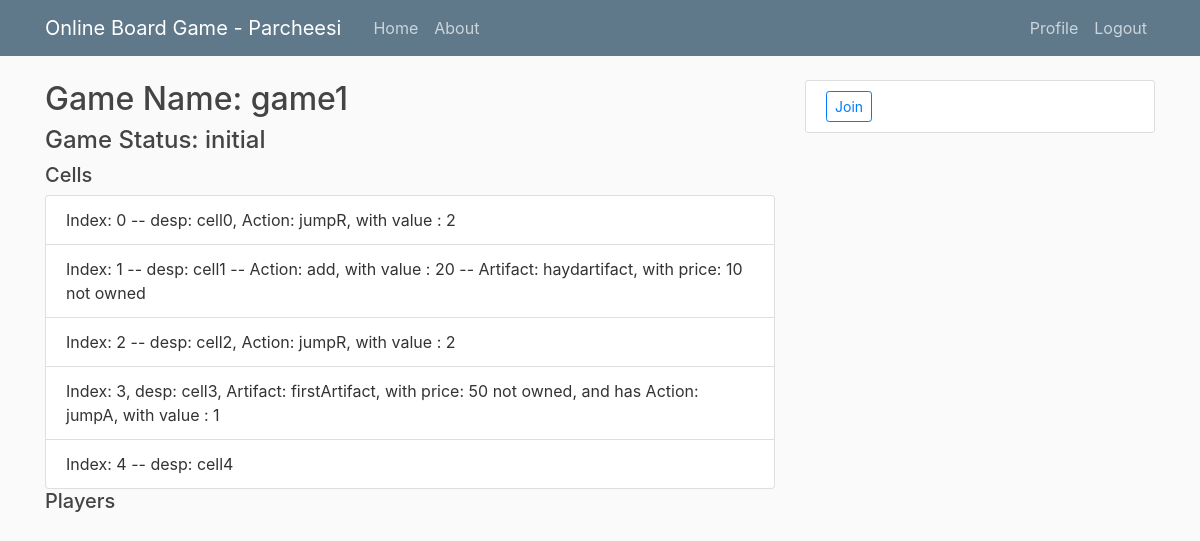
Screenshot of /1/details/ (signed in) with the database file from the repository.
### game/models.py (models this page shows, shortened)
class Game(models.Model):
    name = models.CharField(max_length=50)
    dice = models.IntegerField(default=3)
    is_cycle_enabled = models.BooleanField(default=False)
    cycle_value = models.IntegerField(default=0)
    credit = models.IntegerField(default=100)
    current_player_id = models.IntegerField(default=0)
    current_round = models.IntegerField(default=0)
    winner = models.ForeignKey(User, related_name='winner', null=True, blank=True, on_delete=models.PROTECT)
    game_ended = models.BooleanField(default=False)
    created = models.DateTimeField(auto_now_add=True)
    modified = models.DateTimeField(auto_now=True)
    termination_condition = models.CharField(max_length=20)
    termination_value = models.IntegerField(default=0)
    ready_player_count = models.IntegerField(default=0,null=True)
    player_count = models.IntegerField(default=0)
    game_status = models.CharField(max_length=30,default="initial")
    cell_count = models.IntegerField(default=0)
    def getGameCells(self):
        return self.cell_set.all()
    def getGamePlayers(self):
        return self.player_set.all()

class Cell(models.Model):
    cell_index = models.IntegerField(default=0)
    description = models.CharField(max_length=100)
    action = models.ForeignKey(Action, blank=True, null=True, on_delete=models.PROTECT)
    artifact = models.ForeignKey(Artifact, on_delete=models.PROTECT, null=True, blank=True)
    game = models.ForeignKey(Game, blank=False, null=False, on_delete=models.CASCADE)
    def __str__(self):
        if self.action is None:
            if self.artifact is None:
                return "Index: {} -- desp: {}".format(self.cell_index, self.description)
            else:
                return "Index: {}, desp: {}, {}".format(self.cell_index, self.description, self.artifact)
            return "Index: {} -- desp: {}".format(self.cell_index, self.description)
        else:
            if self.artifact is None:
                return "Index: {} -- desp: {}, {}".format(self.cell_index, self.description,self.action)
            else:
                return "Index: {} -- desp: {} -- {} -- {}".format(self.cell_index, self.description, self.action, self.artifact)
            return "Index: {} -- desp: {}".format(self.cell_index, self.description)
        return "Index: {} -- desp: {}".format(self.cell_index, self.description)

class Action(models.Model):
    name = models.ForeignKey(ActionName, on_delete=models.PROTECT)
    value = models.IntegerField(default=0)
    player_id = models.IntegerField(default=0, null=True, blank=True) #TODO: Bunu user pk lari ile uyumlu hale getirmek lazim
    def __str__(self):
        if self.name == "pay":
            return "Action: {} to the player {}, with value: {}".format(self.name, self.value, self.player_id)
        else:
            return "Action: {}, with value : {}".format(self.name, self.value)

class ActionName(models.Model):
    name = models.CharField(max_length=20)
    def __str__(self):
        return self.name

class Artifact(models.Model):
    name = models.CharField(max_length=20)
    owned = models.BooleanField(default=False)
    player = models.ForeignKey(Player, on_delete=models.PROTECT, blank=True, null=True)
    price = models.IntegerField(default=0)
    action = models.ForeignKey(Action, blank=True, null=True, on_delete=models.PROTECT)
    def __str__(self):
        if self.owned:
            if self.action is None:
                return "Artifact: {}, with price: {}, owned by {}".format(self.name, self.price, self.player.name)
            else:
                return "Artifact: {}, with price: {} owned by {}, and has {}".format(self.name, self.price, self.player.name, self.action)
        else:
            if self.action is None:
                return "Artifact: {}, with price: {} not owned".format(self.name, self.price)
            else:
                return "Artifact: {}, with price: {} not owned, and has {}".format(self.name, self.price, self.action)

### game/views.py (the view)
# urls.py: path('<int:game_id>/details/', views.detail, name='game-detail'),
@login_required
def detail(request, game_id):
    player = User.objects.get(username = request.user).player
    game = get_object_or_404(Game, pk = game_id)
    player_brokeness = didPlayerBroke(game, player)
    context = {
        'game': game,
        'player': player,
        'title': 'Detail',
        'status': player_brokeness
    }
    return render(request, 'game/detail.html', context)

### game/views.py (called while the page is built)
def didPlayerBroke(game,player):
    if player.credits <= 0 and game.termination_condition != "firstbroke":
        changePlayer(player, game)
        return True
    return False

### game/templates/game/detail.html (shortened to what this page needs)
{% extends "game/base.html" %}
{% block content %}
	<h2>Game Name: {{ game.name }}</h2>
	<h4>Game Status: {{game.game_status}}</h4>
    <h5>Cells</h5>
    {% if game.getGameCells %}
        <ul class="list-group">
            {% for cell in game.getGameCells %}
                <li class="list-group-item">{{cell}}</li>
            {% endfor %}
        </ul>
    {% endif %}
    <h5>Players</h5>
{% endblock content %}

### game/static/game/main.css (style rules this page uses)
body { background: #fafafa; color: #333333; margin-top: 5rem; }
h1, h2, h3, h4, h5, h6 { color: #444444; }
ul { margin: 0; }

### rows the page displays
Game: name "game1", game_status "initial"
Cell: action+artifact+cell_index "Index: 0 -- desp: cell0, Action: jumpR, with value : 2"
Cell: action+artifact+cell_index "Index: 1 -- desp: cell1 -- Action: add, with value : 20 -- Artifact: haydartifact, with price: 10 not owned"
Cell: action+artifact+cell_index "Index: 2 -- desp: cell2, Action: jumpR, with value : 2"
Cell: action+artifact+cell_index "Index: 3, desp: cell3, Artifact: firstArtifact, with price: 50 not owned, and has Action: jumpA, with value : 1"
Cell: action+artifact+cell_index "Index: 4 -- desp: cell4"
